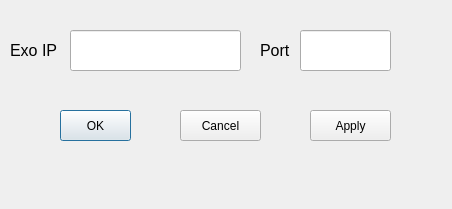
<?xml version="1.0" encoding="UTF-8"?>
<ui version="4.0">
 <class>Form</class>
 <widget class="QDialog" name="Form">
  <property name="geometry">
   <rect>
    <x>0</x>
    <y>0</y>
    <width>452</width>
    <height>209</height>
   </rect>
  </property>
  <property name="windowTitle">
   <string>Form</string>
  </property>
  <widget class="QLabel" name="label">
   <property name="geometry">
    <rect>
     <x>10</x>
     <y>40</y>
     <width>91</width>
     <height>20</height>
    </rect>
   </property>
   <property name="font">
    <font>
     <pointsize>12</pointsize>
    </font>
   </property>
   <property name="text">
    <string>Exo IP</string>
   </property>
  </widget>
  <widget class="QPushButton" name="btn_ok">
   <property name="geometry">
    <rect>
     <x>60</x>
     <y>110</y>
     <width>71</width>
     <height>31</height>
    </rect>
   </property>
   <property name="text">
    <string>OK</string>
   </property>
  </widget>
  <widget class="QPushButton" name="btn_cancel">
   <property name="geometry">
    <rect>
     <x>180</x>
     <y>110</y>
     <width>81</width>
     <height>31</height>
    </rect>
   </property>
   <property name="text">
    <string>Cancel</string>
   </property>
  </widget>
  <widget class="QLineEdit" name="ip_lineEdit">
   <property name="geometry">
    <rect>
     <x>70</x>
     <y>30</y>
     <width>171</width>
     <height>41</height>
    </rect>
   </property>
  </widget>
  <widget class="QPushButton" name="btn_apply">
   <property name="geometry">
    <rect>
     <x>310</x>
     <y>110</y>
     <width>81</width>
     <height>31</height>
    </rect>
   </property>
   <property name="text">
    <string>Apply</string>
   </property>
  </widget>
  <widget class="QLabel" name="label_2">
   <property name="geometry">
    <rect>
     <x>260</x>
     <y>40</y>
     <width>41</width>
     <height>20</height>
    </rect>
   </property>
   <property name="font">
    <font>
     <pointsize>12</pointsize>
    </font>
   </property>
   <property name="text">
    <string>Port</string>
   </property>
  </widget>
  <widget class="QLineEdit" name="port_lineEdit">
   <property name="geometry">
    <rect>
     <x>300</x>
     <y>30</y>
     <width>91</width>
     <height>41</height>
    </rect>
   </property>
  </widget>
 </widget>
 <resources/>
 <connections/>
</ui>
